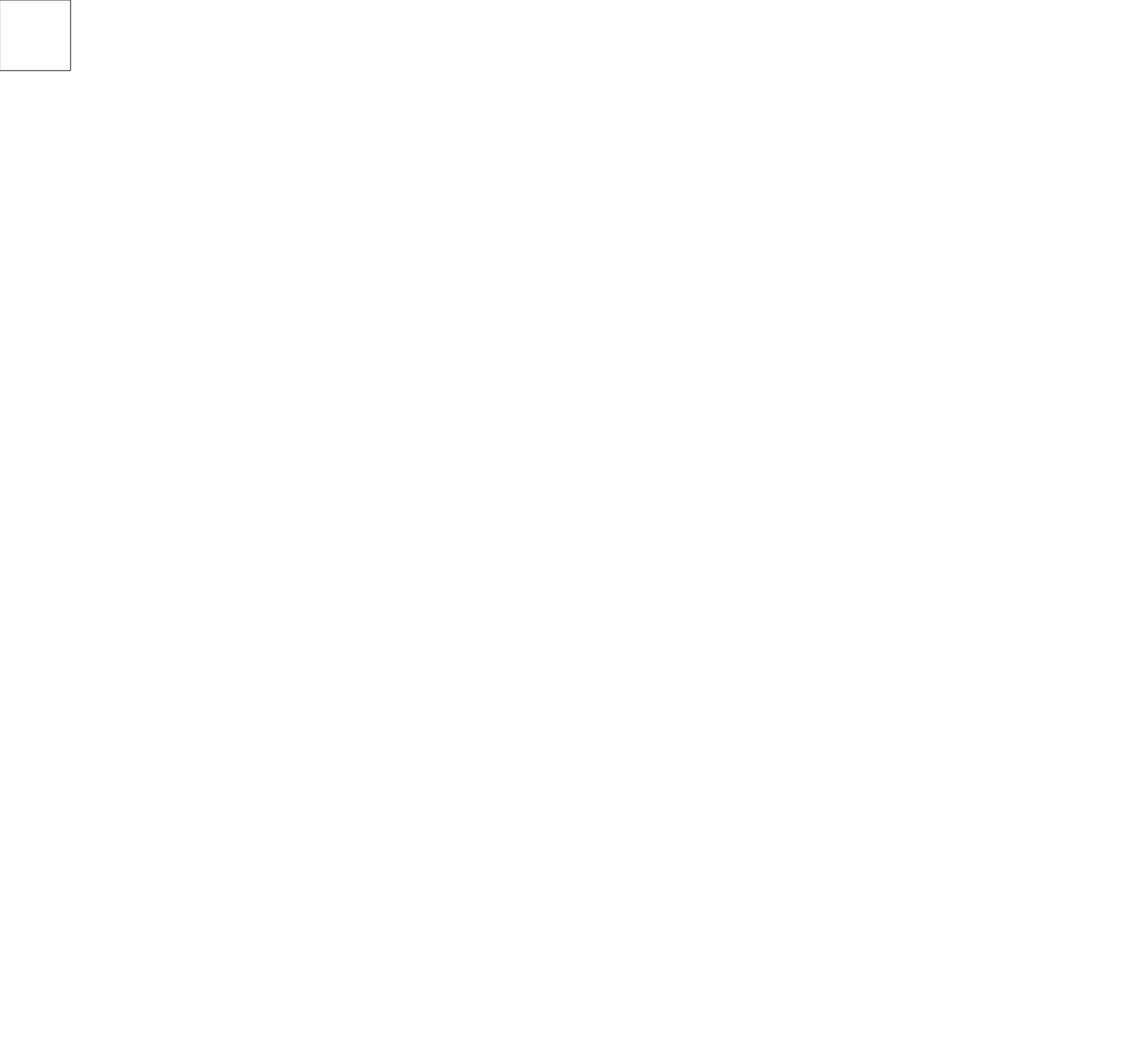
Frame 1 (no input)
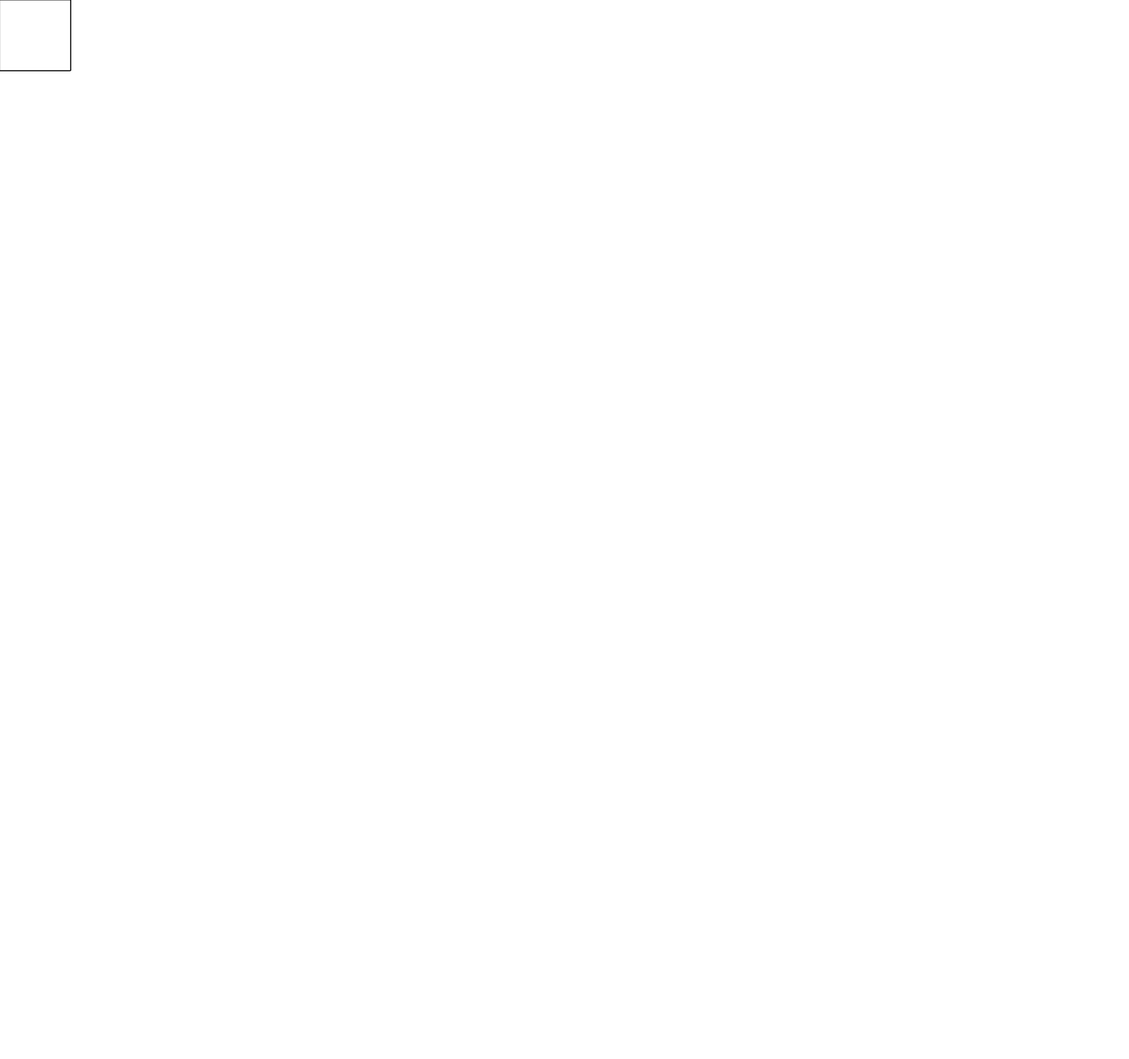
Frame 60 (no input)
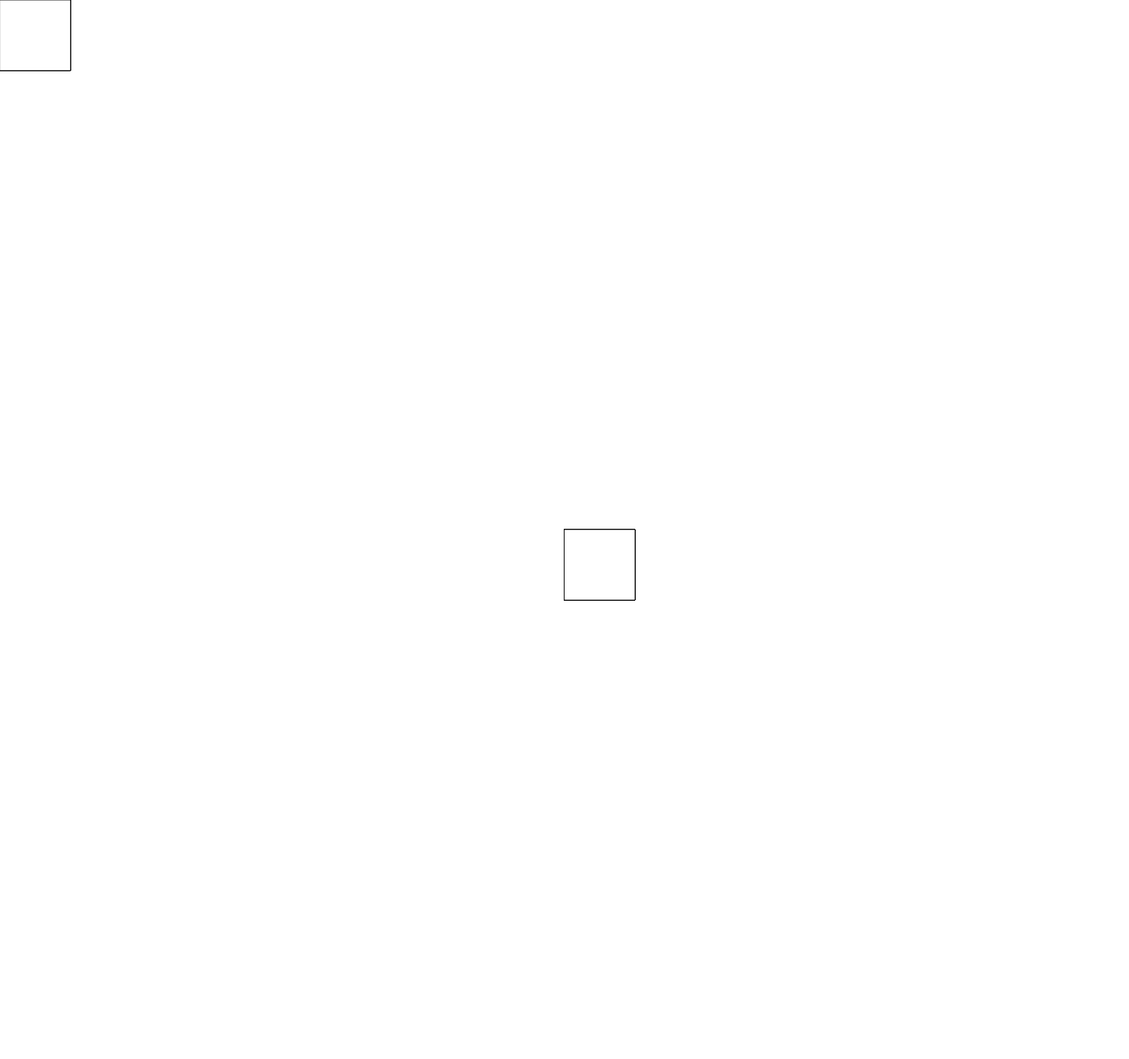
Frame 120 (the mouse pressed at the canvas centre since frame 60)

The p5.js sketch that drew these frames (run headless with seeded random() and noise() and a simulated clock; from frame 60 on, the mouse is pressed at the canvas centre):

// p5.js sketch
// ── sketch.js
function setup() {
  // put setup code here
  createCanvas(1600, 1500);
}

function draw() {
  // put drawing code here

  rect(mouseX, mouseY, 100, 100) ;
}
